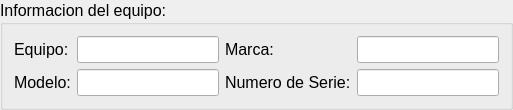
                    <widget class="QGroupBox" name="groupBox_11">
                     <property name="enabled">
                      <bool>true</bool>
                     </property>
                     <property name="minimumSize">
                      <size>
                       <width>0</width>
                       <height>0</height>
                      </size>
                     </property>
                     <property name="maximumSize">
                      <size>
                       <width>16777215</width>
                       <height>140</height>
                      </size>
                     </property>
                     <property name="font">
                      <font>
                       <pointsize>12</pointsize>
                      </font>
                     </property>
                     <property name="title">
                      <string>Informacion del equipo:</string>
                     </property>
                     <layout class="QGridLayout" name="gridLayout_23">
                      <item row="0" column="0">
                       <widget class="QLabel" name="label_111">
                        <property name="font">
                         <font>
                          <pointsize>12</pointsize>
                         </font>
                        </property>
                        <property name="text">
                         <string>Equipo:</string>
                        </property>
                       </widget>
                      </item>
                      <item row="0" column="1">
                       <widget class="QLineEdit" name="equipo_2">
                        <property name="enabled">
                         <bool>true</bool>
                        </property>
                        <property name="font">
                         <font>
                          <pointsize>12</pointsize>
                         </font>
                        </property>
                        <property name="readOnly">
                         <bool>true</bool>
                        </property>
                       </widget>
                      </item>
                      <item row="0" column="2">
                       <widget class="QLabel" name="label_109">
                        <property name="font">
                         <font>
                          <pointsize>12</pointsize>
                         </font>
                        </property>
                        <property name="text">
                         <string>Marca:</string>
                        </property>
                       </widget>
                      </item>
                      <item row="0" column="3">
                       <widget class="QLineEdit" name="marca_2">
                        <property name="font">
                         <font>
                          <pointsize>12</pointsize>
                         </font>
                        </property>
                        <property name="readOnly">
                         <bool>true</bool>
                        </property>
                       </widget>
                      </item>
                      <item row="1" column="0">
                       <widget class="QLabel" name="label_112">
                        <property name="font">
                         <font>
                          <pointsize>12</pointsize>
                         </font>
                        </property>
                        <property name="text">
                         <string>Modelo:</string>
                        </property>
                       </widget>
                      </item>
                      <item row="1" column="1">
                       <widget class="QLineEdit" name="modelo_2">
                        <property name="font">
                         <font>
                          <pointsize>12</pointsize>
                         </font>
                        </property>
                        <property name="readOnly">
                         <bool>true</bool>
                        </property>
                       </widget>
                      </item>
                      <item row="1" column="2">
                       <widget class="QLabel" name="label_108">
                        <property name="font">
                         <font>
                          <pointsize>12</pointsize>
                         </font>
                        </property>
                        <property name="text">
                         <string>Numero de Serie:</string>
                        </property>
                       </widget>
                      </item>
                      <item row="1" column="3">
                       <widget class="QLineEdit" name="nserie_2">
                        <property name="font">
                         <font>
                          <pointsize>12</pointsize>
                         </font>
                        </property>
                        <property name="readOnly">
                         <bool>true</bool>
                        </property>
                       </widget>
                      </item>
                     </layout>
                    </widget>
